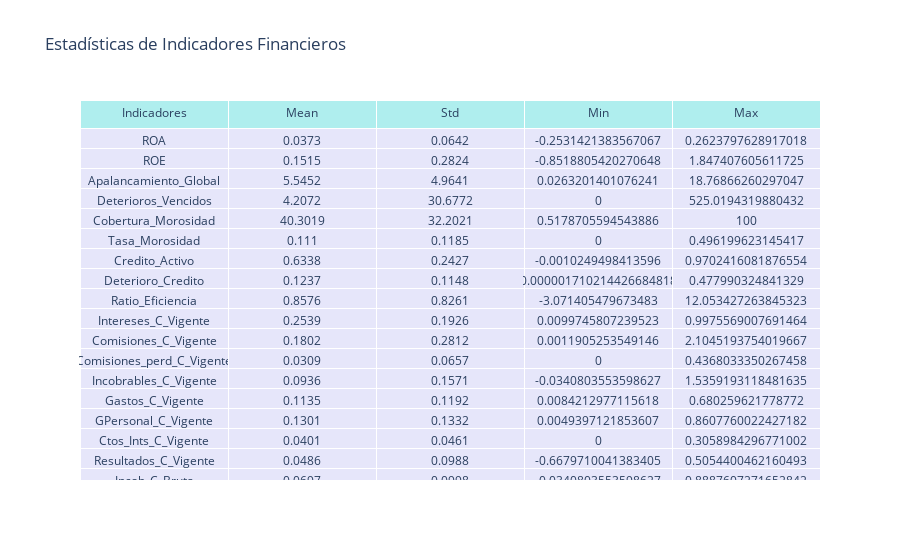

Here is the notebook cell this chart was saved with:
### Markdown cell above
## Parte 1 - Carga y procesamiento de Datos del Sistema

### Code cell
import pandas as pd
import plotly.graph_objects as go

# Definir la ruta del archivo de entrada
input_path = "C:\\Users\\Javier\\Desktop\\PBA 2022\\10 Tesis\\Tesis_UM_Hermes_Javier_LOPEZ\\Data\\indicadores_financieros_1.csv"

# Cargar los datos desde el archivo
try:
    df = pd.read_csv(input_path)

    # Especificar las columnas de indicadores financieros para análisis
    indicadores = [
        "ROA", "ROE", "Apalancamiento_Global", "Deterioros_Vencidos", "Cobertura_Morosidad",
        "Tasa_Morosidad", "Credito_Activo", "Deterioro_Credito", "Ratio_Eficiencia",
        "Intereses_C_Vigente", "Comisiones_C_Vigente", "Comisiones_perd_C_Vigente",
        "Incobrables_C_Vigente", "Gastos_C_Vigente", "GPersonal_C_Vigente",
        "Ctos_Ints_C_Vigente", "Resultados_C_Vigente", "Incob_C_Bruta", "Incob_C_Ints",
        "Ingr_C_Bruta"
    ]

    # Calcular las estadísticas deseadas para cada indicador
    results = df[indicadores].agg(['mean', 'std', 'min', 'max']).transpose().reset_index()
    results.columns = ['Indicadores', 'Mean', 'Std', 'Min', 'Max']

    # Crear un heatmap en Plotly para visualizar las estadísticas como una tabla
    fig = go.Figure(data=[go.Table(
        header=dict(values=['Indicadores', 'Mean', 'Std', 'Min', 'Max'], fill_color='paleturquoise'),
        cells=dict(values=[results.Indicadores, results.Mean.round(4), results.Std.round(4), results.Min, results.Max], fill_color='lavender'))
    ])

    fig.update_layout(title='Estadísticas de Indicadores Financieros')
    fig.show()
except Exception as e:
    print(f"Error: {e}")

### Figure 1 — Plotly figure (JSON) as saved in the notebook; plotly's stock layout.template omitted (floating-point values rounded to 4 significant figures)
{"data": [{"cells": {"fill": {"color": "lavender"}, "values": [["ROA", "ROE", "Apalancamiento_Global", "Deterioros_Vencidos", "Cobertura_Morosidad", "Tasa_Morosidad", "Credito_Activo", "Deterioro_Credito", "Ratio_Eficiencia", "Intereses_C_Vigente", "Comisiones_C_Vigente", "Comisiones_perd_C_Vigente", "Incobrables_C_Vigente", "Gastos_C_Vigente", "GPersonal_C_Vigente", "Ctos_Ints_C_Vigente", "Resultados_C_Vigente", "Incob_C_Bruta", "Incob_C_Ints", "Ingr_C_Bruta"], [0.0373, 0.1515, 5.545, 4.207, 40.3, 0.111, 0.6338, 0.1237, 0.8576, 0.2539, 0.1802, 0.0309, 0.0936, 0.1135, 0.1301, 0.0401, 0.0486, 0.0697, 0.2751, 0.2098], [0.0642, 0.2824, 4.964, 30.68, 32.2, 0.1185, 0.2427, 0.1148, 0.8261, 0.1926, 0.2812, 0.0657, 0.1571, 0.1192, 0.1332, 0.0461, 0.0988, 0.0998, 0.3071, 0.138], [-0.2531, -0.8519, 0.02632, 0, 0.5179, 0, -0.001025, 1.71e-06, -3.071, 0.009975, 0.001191, 0, -0.03408, 0.008421, 0.00494, 0, -0.668, -0.03408, -0.1457, 0.009975], [0.2624, 1.847, 18.77, 525.0, 100, 0.4962, 0.9702, 0.478, 12.05, 0.9976, 2.105, 0.4368, 1.536, 0.6803, 0.8608, 0.3059, 0.5054, 0.8888, 2.785, 0.7324]]}, "header": {"fill": {"color": "paleturquoise"}, "values": ["Indicadores", "Mean", "Std", "Min", "Max"]}, "type": "table"}], "layout": {"title": {"text": "Estadísticas de Indicadores Financieros"}}}
